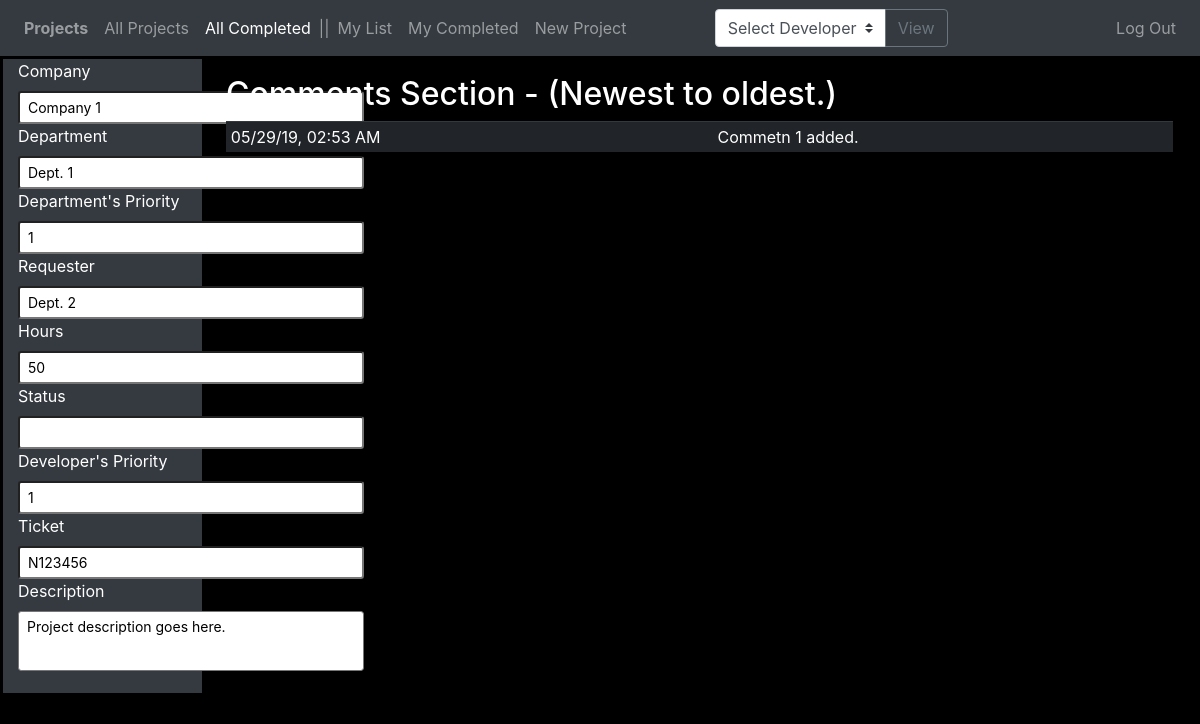
Screenshot of /projects/completed/1 (signed in) with the database file from the repository.
### app/models.py (models this page shows, shortened)
class CompleteProjects(db.Model):
    id = db.Column(db.Integer, primary_key=True)
    description = db.Column(db.String(140))
    company = db.Column(db.String(140))
    priority = db.Column(db.String(140))
    priority_dept = db.Column(db.String(140))
    requester = db.Column(db.String(140))
    timestamp = db.Column(db.DateTime, index=True, default=datetime.utcnow)
    user_id = db.Column(db.Integer, db.ForeignKey('user.id'))
    department = db.Column(db.String(140))
    hours = db.Column(db.String(140))
    ticket = db.Column(db.String(140))
    Comments = db.relationship('CompleteComments', backref='authcomment', lazy='dynamic')

class CompleteComments(db.Model):
    id = db.Column(db.Integer, primary_key=True)
    comment = db.Column(db.String(1024))
    timestamp = db.Column(db.DateTime, index=True, default=datetime.utcnow)
    comment_id = db.Column(db.Integer, db.ForeignKey('complete_projects.id'))

### app/routes.py (the view)
@app.route('/projects/completed/<project>', methods=['GET', 'POST'])
@login_required
def completedprojectView(project):
    dev = "Projects"
    form = EditProjectForm()
    allUsers = User.query.filter(User.username != "admin").all()
    currentRole = User.query.filter_by(username=current_user.username).first_or_404()
    proj = CompleteProjects.query.filter_by(id=project).first_or_404()
    comments = CompleteComments(comment_id=proj.id).query.filter_by(comment_id=project).all()
    form.description.data = proj.description
    form.company.data = proj.company
    if proj.priority == "9999":
        proj.priority = ""
    if proj.priority_dept == "9999":
        proj.priority_dept = ""
    form.priority.data = proj.priority
    form.priority_dept.data = proj.priority_dept
    form.requester.data = proj.requester
    form.department.data = proj.department
    form.ticket.data = proj.ticket
    form.hours.data = proj.hours
    return render_template('viewprojects.html', title='Completed Project', form=form, comment=comments, project=proj, allUsers=allUsers, currentRole=currentRole, jfilesize=jfilesize, cfilesize=cfilesize, dev=dev)

### app/forms.py
class EditProjectForm(FlaskForm):
	company = StringField('Company', validators=[DataRequired()])
	requester = StringField('Requester', validators=[DataRequired()])
	description = StringField(
	    'Description', widget=TextArea(), validators=[DataRequired()])
	department = StringField('Department', validators=[DataRequired()])
	status = StringField('Status')
	priority = StringField("Developer's Priority")
	priority_dept = StringField("Department's Priority")
	ticket = StringField('Ticket')
	hours = StringField('Hours')
	comment = StringField('Add Comment', widget = TextArea())
	submit = SubmitField('Update')

### app/models.py (called while the page is built)
@login.user_loader
def load_user(id):
	return User.query.get(int(id))

### app/templates/viewprojects.html (shortened to what this page needs)
{% extends "base.html" %}
{% block content %}
<div class="container-fluid">
    <div class="row">
        <nav class="col-md-2 d-none d-md-block bg-dark sidebar">
            <div class="sidebar-sticky">
                <form action="" method="post">
                    <ul class="nav flex-column">
                        <li class="nav-item">
                            {{ form.company.label }}<br>
                            {{ form.company(size=32,class_="form-control-sm",maxlength=140) }}<br>
                        </li>
                        <li class="nav-item">
                            {{ form.department.label }}<br>
                            {{ form.department(size=32,class_="form-control-sm",maxlength=140) }}<br>
                        </li>
                        <li class="nav-item">
                            {{ form.priority_dept.label }}<br>
                            {{ form.priority_dept(size=32,class_="form-control-sm",maxlength=3,pattern="^[1-9][0-9]{0,2}",title="Enter Valid value 1-999") }}<br>
                        </li>
                        <li class="nav-item">
                            {{ form.requester.label }}<br>
                            {{ form.requester(size=32,class_="form-control-sm",maxlength=140) }}<br>
                        </li>
                        <li class="nav-item">
                            {{ form.hours.label }}<br>
                            {{ form.hours(size=32,class_="form-control-sm",maxlength=140) }}<br>
                        </li>
                        <li class="nav-item">
                            {{ form.status.label }}<br>
                            {{ form.status(size=32,class_="form-control-sm",maxlength=140) }}<br>
                        </li>
                        <li class="nav-item">
                            {{ form.priority.label }}<br>
                            {{ form.priority(size=32,class_="form-control-sm",maxlength=3,pattern="^[1-9][0-9]{0,2}",title="Enter Valid value 1-999") }}<br>
                        </li>
                        <li class="nav-item">
                            {{ form.ticket.label }}<br>
                            {{ form.ticket(size=32,class_="form-control-sm",maxlength=140) }}<br>
                        </li>
                        <li class="nav-item">
                            {{ form.description.label }}<br>
                            {{ form.description(class_="form-control-sm",maxlength=140) }}<br>
                        </li>
                    </ul>
                </form>
            </div>
        </nav>
        <main role="main" class="col-md-9 ml-sm-auto col-lg-10 pt-3 px-4">
            <h2>Comments Section - (Newest to oldest.)</h2>
            <div class="table-responsive">
                <table class="table table-sm table-dark">
                    <tbody>
                        {% for comm in comment | reverse %}
                        {% if comm.comment != "" %}
                        <tr>
                            <td><span class="utctime">{{ comm.timestamp.strftime('%m/%d/%Y %I:%M:%S %p') }} UTC</span>
                            </td>
                            <td>{{ comm.comment }}</td>
                        </tr>
                        {% endif %}
                        {% endfor %}
                    </tbody>
                </table>
            </div>
        </main>
    </div>
</div>
{% endblock %}

### app/static/styles.css (style rules this page uses)
body { background: black; color: white; }
.container-fluid { border-style: solid; border-color: black; border-width: 3px; }
#description { height: 60px; resize: none; width: 100%; }

### rows the page displays
CompleteProjects: company "Company 1", department "Dept. 1", priority_dept "1", requester "Dept. 2", hours "50", priority "1", ticket "N123456", description "Project description goes here."
CompleteComments: comment "Commetn 1 added."

### other values shown
{{ dev }} "Projects"
